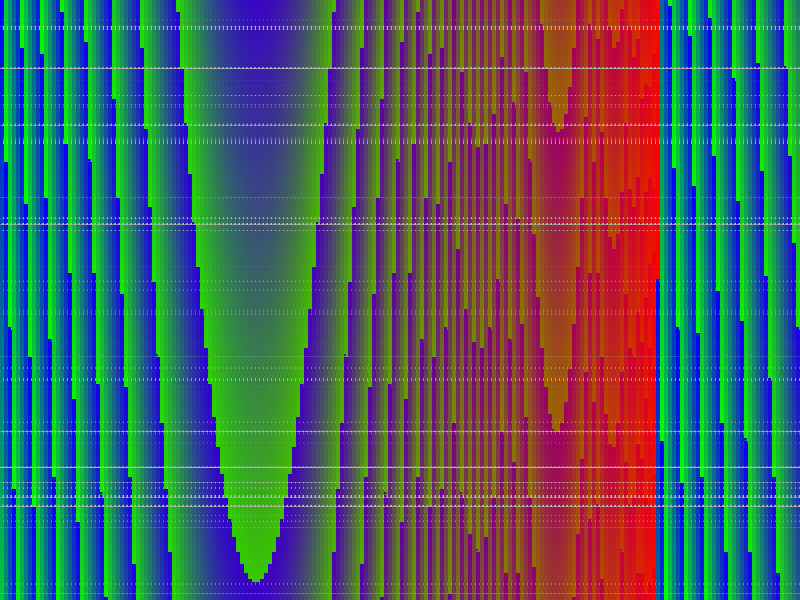
Frame 1 (no input)
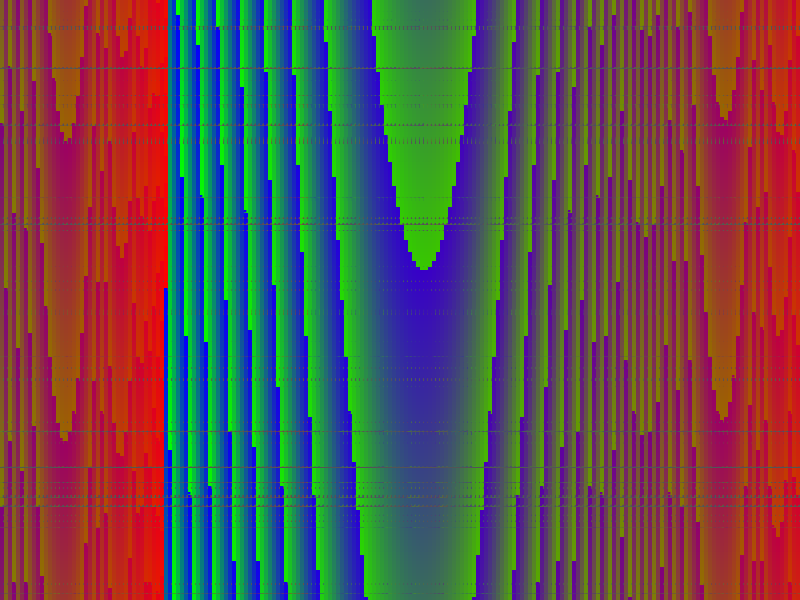
Frame 60 (the mouse pressed at the canvas centre just before this capture)
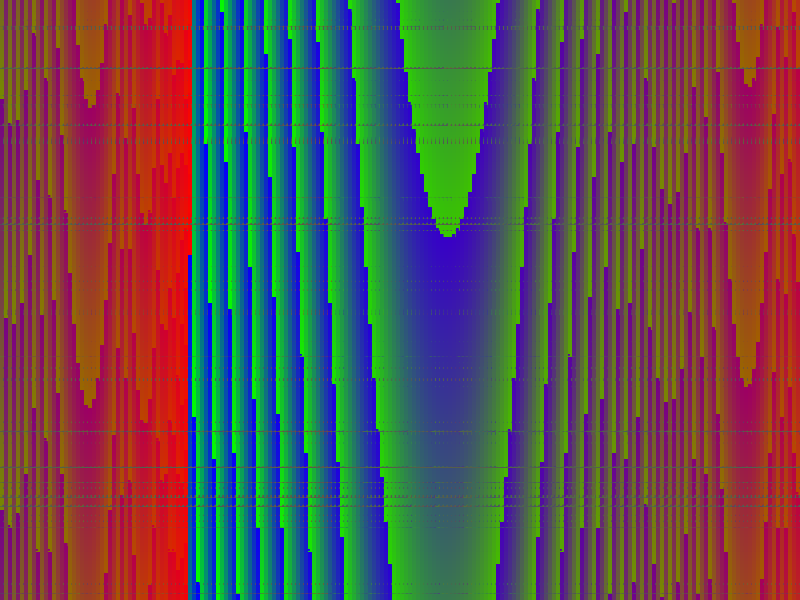
Frame 120 (the mouse held since frame 60 and released just before this capture)

The Processing sketch that drew these frames (run headless with seeded random() and noise(); from frame 60 on, the mouse is pressed at the canvas centre):

// Processing sketch: processing_62729
// ── processing_62729.pde

float Xini,ruidoX,ruidoY;

int w ; int h ;
int indx = 0;
int [] r = new int[32893];
int [] g = new int[32893];
int [] b = new int[32893];
int suma = 0;  int c = 0;
color micolor;


void setup()
{
  size(800,600);
  w = width; h = height;
  smooth(); noStroke();
  Xini = random(50);
  ruidoX = Xini;
  ruidoY = random(50);
  iniciar();
}

void iniciar()
{
  for(int rr = 0; rr < 255; rr++)
  {
    for( int gg = 0 ; gg < 255; gg++)
    {
      for( int bb = 0; bb < 255; bb++)
      {
        suma = (rr + gg + bb);
        if(suma == 255 && indx < 32894)
        {
          r[indx] = rr; g[indx] = gg; b[indx] = bb;
          
          indx++;
        }
        
      }// end for bb
    }// end for gg
  }// end for RR

}// end iniciar

void draw()
{
  fill(micolor,30);
  rect(0,0,w,h);
  for( int x = 0; x < w;  x+= int(w/180))
  {
    reset();
     ruidoY = int(h/7);
    for( int y = 0; y< h; y+= int(h/180))
    {
      ruidoX += int(w/7);
      dibujar(x, y, noise(ruidoX,ruidoY));
    }// end for x
  }// end for y
}// end draw


void dibujar(float x, float y, float fr)
{
  float lado = 10 * fr;
  micolor = color( r[c],g[c],b[c]);
  fill(micolor);
  rect(x,y,lado,lado);
  
  c++;
  if ( c >= 32893) { c = 0; }// genera ciclo de color
}

void reset()
{
  ruidoX = Xini;
}
